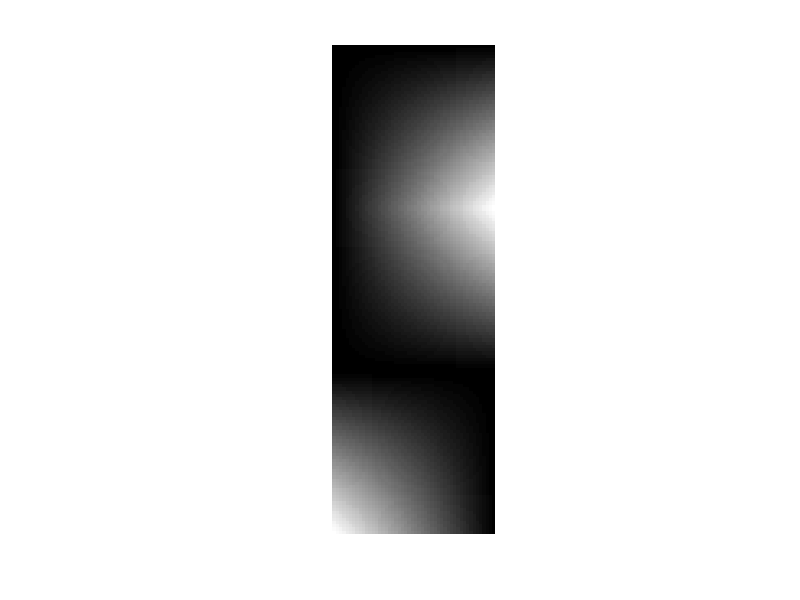

The MATLAB source for this figure:
L1 = [0:(1 / 49):1];
L1 = L1' * L1; % 1 bottom right
L2 = flipud(L1); % 1 upper right
L3 = fliplr(L1); % 1 bottom left
LOUT = vertcat(L1, L2, L3);
figure
imshow(LOUT, 'InitialMagnification', 'fit')